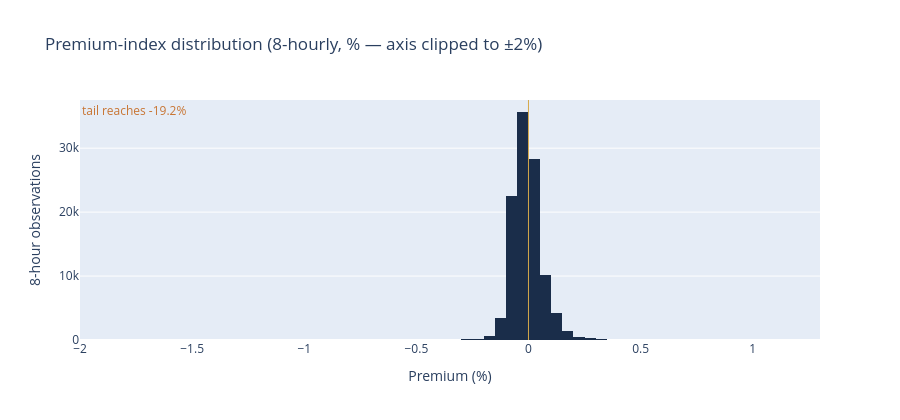

The cell this chart's notebook holds for it:
### Markdown cell above
### The basis is small — until it isn't

The premium sits within a fraction of a percent almost all the time, but the
distribution has a fat negative tail: the minimum reaches roughly −19% during
a dislocation. That asymmetry is the whole reason the funding strategy exists,
so it is worth *seeing*, not just tabulating. (Axis clipped to ±2% so the
central mass is legible; the tail runs far past the left edge.)

### Code cell
premium_pct = (premium["premium_index_close"] * 100).to_list()

fig = go.Figure()
fig.add_trace(
    go.Histogram(
        x=premium_pct,
        xbins=dict(start=-2, end=2, size=0.05),
        marker_color=COLORS["slate"],
        name="Premium (%)",
    )
)
fig.add_vline(x=0, line_color=COLORS["amber"], line_width=1)
fig.add_annotation(
    x=-2,
    y=1,
    xref="x",
    yref="paper",
    text=f"tail reaches {min(premium_pct):.1f}%",
    showarrow=False,
    xanchor="left",
    yanchor="top",
    font=dict(color=COLORS["copper"]),
)
fig.update_layout(
    title="Premium-index distribution (8-hourly, % — axis clipped to ±2%)",
    xaxis_title="Premium (%)",
    yaxis_title="8-hour observations",
    height=420,
)
fig.show()

### Figure 1 — Plotly figure (JSON) as saved in the notebook; plotly's stock layout.template omitted (floating-point values rounded to 4 significant figures; data arrays with more than 128 entries replaced by an {"elided": "..."} marker saying what was removed)
{"data": [{"marker": {"color": "#1a2d4a"}, "name": "Premium (%)", "type": "histogram", "x": {"elided": "107839 float values"}, "xbins": {"end": 2, "size": 0.05, "start": -2}}], "layout": {"annotations": [{"font": {"color": "#C87533"}, "showarrow": false, "text": "tail reaches -19.2%", "x": -2, "xanchor": "left", "xref": "x", "y": 1, "yanchor": "top", "yref": "paper"}], "height": 420, "shapes": [{"line": {"color": "#D4A84B", "width": 1}, "type": "line", "x0": 0, "x1": 0, "xref": "x", "y0": 0, "y1": 1, "yref": "y domain"}], "title": {"text": "Premium-index distribution (8-hourly, % — axis clipped to ±2%)"}, "xaxis": {"title": {"text": "Premium (%)"}}, "yaxis": {"title": {"text": "8-hour observations"}}}}
